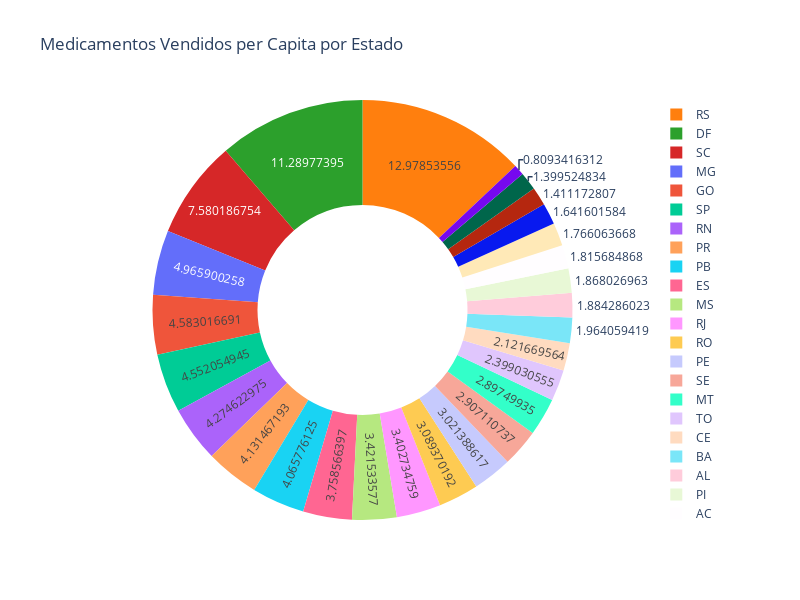

The notebook cell saved with this chart:
### Code cell
pizza.update_layout(
    title='Medicamentos Vendidos per Capita por Estado',
    width=800,
    height=600
)

pizza.show()

### Figure 1 — Plotly figure (JSON) as saved in the notebook; plotly's stock layout.template omitted (floating-point values rounded to 4 significant figures)
{"data": [{"hole": 0.5, "hoverinfo": "label+percent", "labels": ["RS", "DF", "SC", "MG", "GO", "SP", "RN", "PR", "PB", "ES", "MS", "RJ", "RO", "PE", "SE", "MT", "TO", "CE", "BA", "AL", "PI", "AC", "AP", "MA", "RR", "PA", "AM"], "marker": {"colors": ["#ff7f0e", "#2ca02c", "#d62728"]}, "textinfo": "value", "type": "pie", "values": [12.98, 11.29, 7.58, 4.966, 4.583, 4.552, 4.275, 4.131, 4.066, 3.759, 3.422, 3.403, 3.089, 3.021, 2.907, 2.897, 2.399, 2.122, 1.964, 1.884, 1.868, 1.816, 1.766, 1.642, 1.411, 1.4, 0.8093]}], "layout": {"height": 600, "title": {"text": "Medicamentos Vendidos per Capita por Estado"}, "width": 800}}
